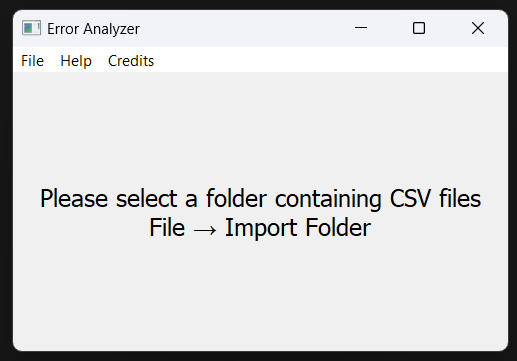
#> input picture main/assets/SS1.png, 517 x 361 px
$ python -i cmd_toolset.py   (imports and definitions only)
#> lines starting #> are read from the running program, lines starting #| are printed output that depends on the picture
import argparse
import shlex
import os
import sys
from tabulate import tabulate
from PIL import Image
from backend.data_handler import DataHandler
from backend.plotter import Plotter


def render_image_to_ascii(image_path, width=40):
    """
    Render the given image as ASCII art.
    """
#> called with image_path = '../main/assets/SS1.png', width = 40
    try:
        img = Image.open(image_path)
#> img is the input picture: PIL image 517x361 RGBA; mean R, G, B, A 215.1, 215.3, 215.9, 255
        img = img.convert("L")
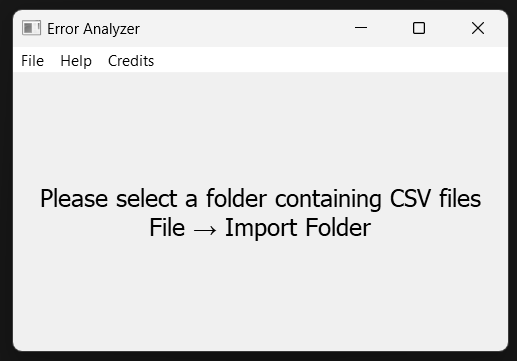
#> img: PIL image 517x361 L; min 0, max 255, mean 215.3
        aspect_ratio = img.height / img.width
#> aspect_ratio = 0.698
        height = int(aspect_ratio * width * 0.55)
#> height = 15
        img = img.resize((width, height))
        chars = ["#", "*", " "]
        interval = 256 // len(chars)

        ascii_art = "".join([chars[min(pixel // interval, len(chars) - 1)] for pixel in img.getdata()])
        ascii_art = "\n".join([ascii_art[i:i+width] for i in range(0, len(ascii_art), width)])
        return ascii_art
    except Exception as e:
        return f"Error rendering image: {e}"


def display_intro(image_path):
    """
    Display the introductory screen with ASCII art and help information.
    """
    ascii_art = render_image_to_ascii(image_path)
    help_text = """
Welcome to the Wabtec Interactive CLI Tool!
-------------------------------------
Available Commands:
  1. import <folder_path>    Import folder containing CSV files.
  2. summary                 Display summary of the data.
  3. bar <tags>              Plot bar chart for specific tags.
  4. pie <tags>              Plot pie chart for specific tags.
  5. c_bar                   Plot bar chart for all tags.
  6. c_pie                   Plot pie chart for all tags.
  7. exit                    Exit the tool.

Type 'exit' to quit.
Type '--help' for detailed usage information.
"""

    lines_ascii = ascii_art.split("\n")
#> lines_ascii = 15 items
    lines_help = help_text.strip().split("\n")
    max_lines = max(len(lines_ascii), len(lines_help))
#> max_lines = 15

    print("=" * 80)
    for i in range(max_lines):
        left = lines_ascii[i] if i < len(lines_ascii) else ""
        right = lines_help[i] if i < len(lines_help) else ""
        print(f"{left:<40} {right}")
#> this loop made 15 passes
#> left on passes 1 to 12: '#**************************************#', '#                                      *', '#                                      *', '#                                      *', '#                                      *', '#                                      *', '#                                      *', '#                                      *', '#                                      *', '#                                      *', '#                                      *', '#                                      *'
#| #**************************************# Welcome to the Wabtec Interactive CLI Tool!
#| #                                      * -------------------------------------
#| #                                      * Available Commands:
#| #                                      *   1. import <folder_path>    Import folder containing CSV files.
#| #                                      *   2. summary                 Display summary of the data.
#| #                                      *   3. bar <tags>              Plot bar chart for specific tags.
#| #                                      *   4. pie <tags>              Plot pie chart for specific tags.
#| #                                      *   5. c_bar                   Plot bar chart for all tags.
#> (further printed lines are left out)
    print("=" * 80)


# [68 lines left out: functions import_folder, plot_bar, plot_pie, plot_complete_bar, plot_complete_pie, validate_data_handler, not called in this run]


def show_summary(dh: DataHandler):
    print("="*20 + "Summary Table" + "="*20)
    print(tabulate(dh.ecl_freq_summary, headers='keys', tablefmt='grid'))


# [58 lines left out: functions create_parser, main, not called in this run]


# [2 lines not run here, left out]

>>> result = display_intro('../main/assets/SS1.png')

$ run again, on main/assets/SS4.png
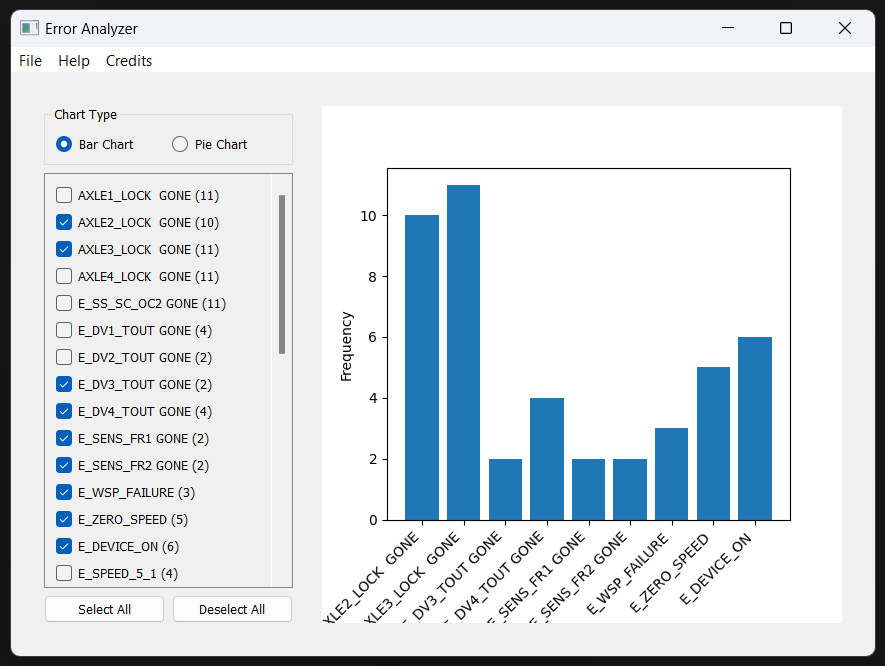
#> input picture main/assets/SS4.png, 885 x 666 px
#> in render_image_to_ascii, img is the input picture: PIL image 885x666 RGBA; mean R, G, B, A 212.3, 219.6, 225.1, 255
#> in render_image_to_ascii, `img = img.convert("L")`:
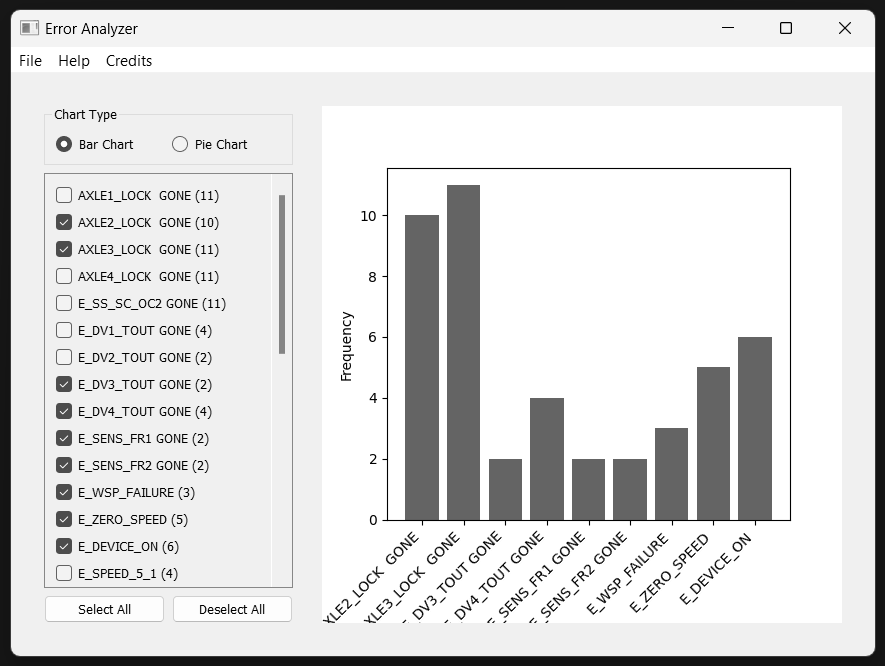
#> img: PIL image 885x666 L; min 0, max 255, mean 218.1
#> in render_image_to_ascii, `img = img.resize((width, height))`:
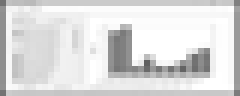
#> img: PIL image 40x16 L (shown 6 times larger); min 96, max 255, mean 220.5
#> lines_ascii = 16 items
#> max_lines = 16
#> the loop in display_intro, `for i in range(max_lines):` made 16 passes
#> left on passes 1 to 8: '*                                      *', '*                                      *', '*                                      *', '*                                      *', '*                                      *', '*                 ****                 *', '*                 ****                 *', '*                 ****                 *'
#> (printed output is left out)

$ run again, on main/assets/SS5.png
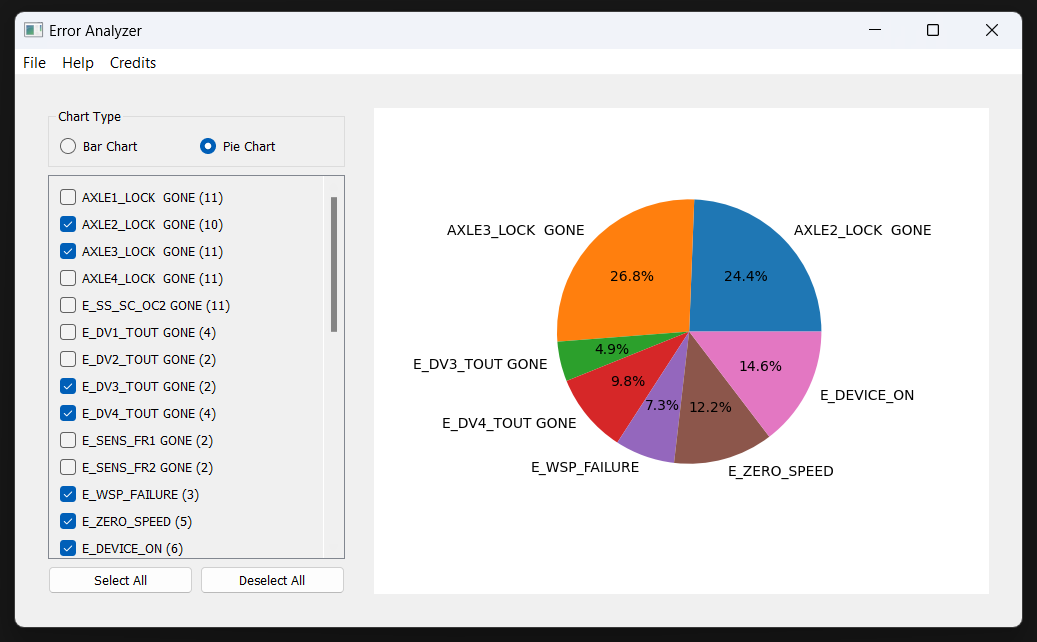
#> input picture main/assets/SS5.png, 1037 x 642 px
#> in render_image_to_ascii, img is the input picture: PIL image 1037x642 RGBA; mean R, G, B, A 220.1, 216.4, 216.6, 255
#> in render_image_to_ascii, `img = img.convert("L")`:
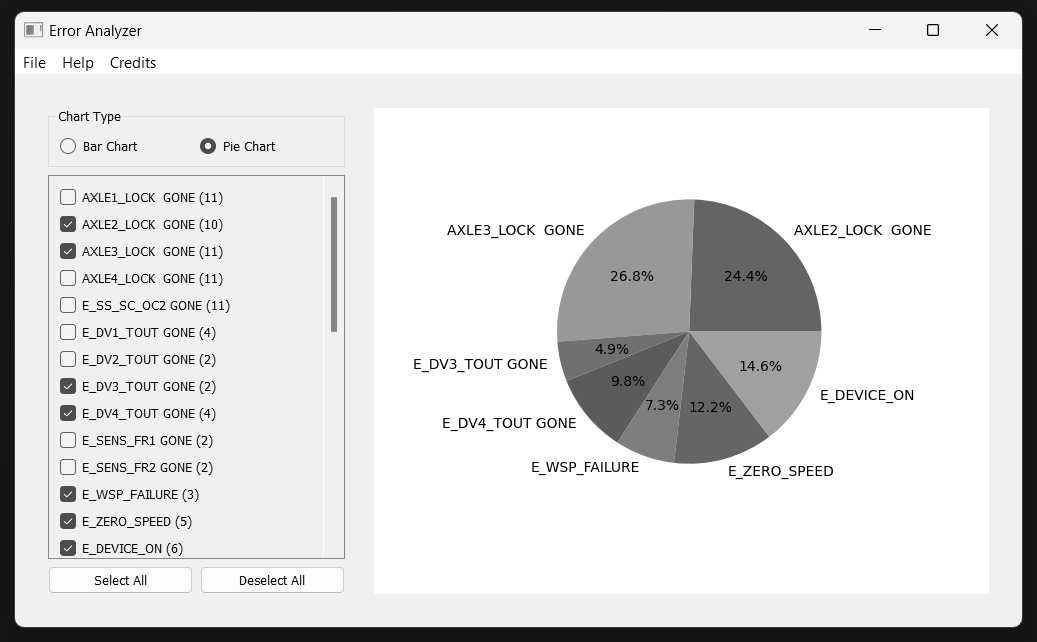
#> img: PIL image 1037x642 L; min 0, max 255, mean 217.5
#> lines_ascii = 13 items
#> max_lines = 13
#> the loop in display_intro, `for i in range(max_lines):` made 13 passes
#> left on passes 1 to 8: '*                                      *', '*                                      *', '*                                      *', '*                                      *', '*                        ****          *', '*                      ********        *', '*                     **********       *', '*                     *********        *'
#> (printed output is left out)
